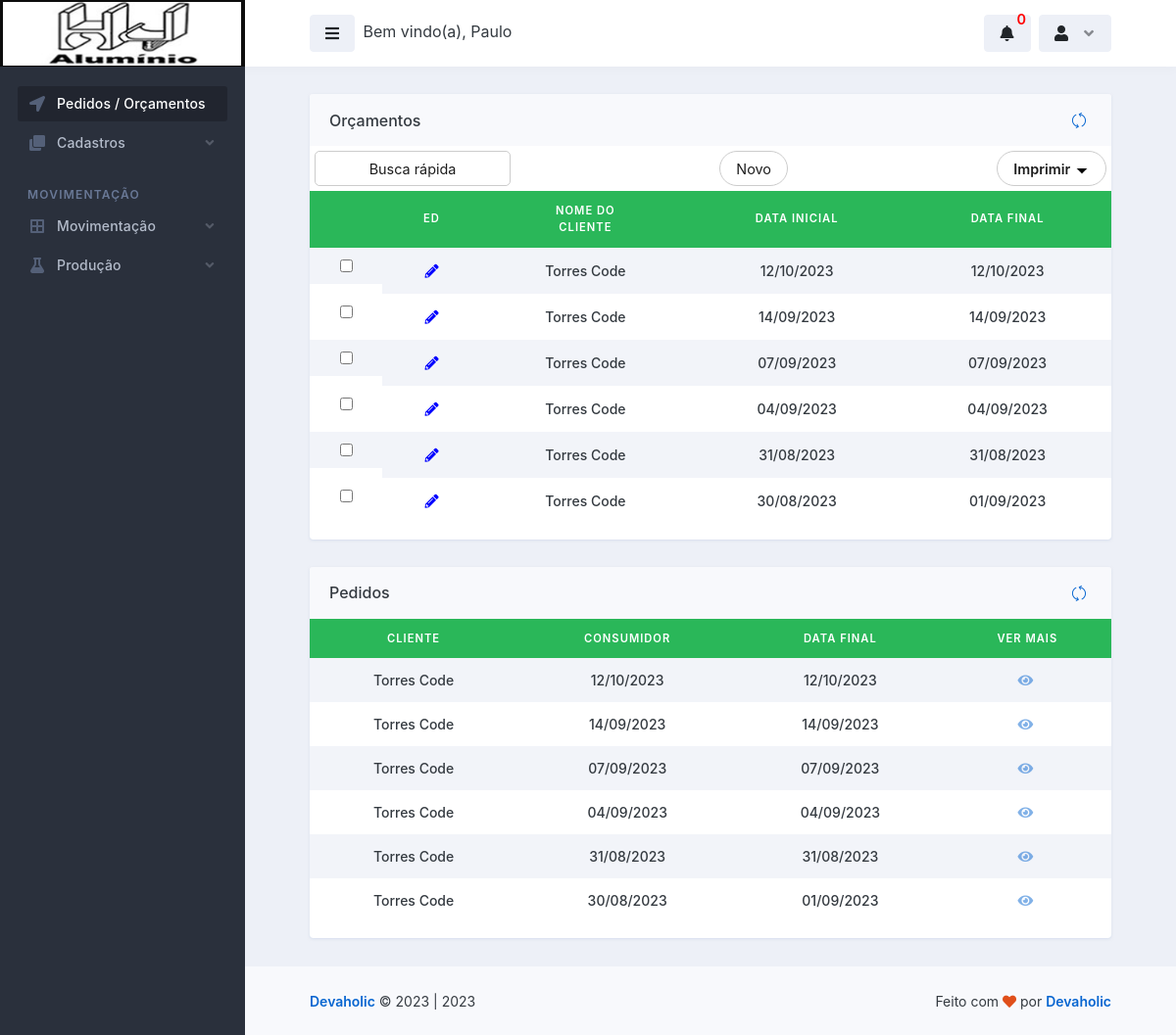
The app's page /dashboard/dashboard.php (signed in) with its own data.
### tables this page shows
CREATE TABLE `logado` (
  `id` int(11) NOT NULL,
  `nome` varchar(50) NOT NULL,
  `email` varchar(100) NOT NULL,
  `senha` varchar(50) NOT NULL,
  `parceiro_colaborador` varchar(100) NOT NULL,
  `cpf` int(100) NOT NULL,
  `rg` int(20) NOT NULL,
  `cep` int(20) NOT NULL,
  `endereco` varchar(100) NOT NULL,
  `telefone` varchar(50) NOT NULL,
  `complemento` varchar(100) NOT NULL,
  `bairro` varchar(100) NOT NULL,
  `cidade` varchar(100) NOT NULL,
  `uf` varchar(20) NOT NULL,
  `nascimento` varchar(100) NOT NULL,
  `nivel` varchar(20) NOT NULL
);

CREATE TABLE `pedidos_dos_clientes` (
  `id` int(11) NOT NULL,
  `nome_cliente` varchar(255) NOT NULL,
  `descricao_pedido` text NOT NULL,
  `data_inicial` varchar(255) NOT NULL,
  `data_final` varchar(255) NOT NULL,
  `garantia` varchar(255) NOT NULL,
  `status` varchar(255) NOT NULL,
  `nome_responsavel` varchar(255) NOT NULL
);

### database.php (called while the page is built, shortened)
<?php
    class database
    {
        public $server = 'localhost';
        public $user = 'root';
        public $pass = '';
        public $bdn = 'maxportas';
        public function __construct()
        {
            try{
            $this->conn = new PDO('mysql:host='.$this->server.'; dbname='.$this->bdn, $this->user, $this->pass);
            } catch(PDOException $e){
                echo "Error $e";
            }
        }
    }
?>

### controllers/controllers_pedidos_dos_clientes.php (called while the page is built, shortened)
<?php
    include "../database.php";
class controllers_pedidos_dos_clientes extends database
{
    public function selecionar_pedidos_dos_clientes()
    {
        $selecionar_pedidos_dos_clientes = $this->conn->prepare("SELECT * FROM pedidos_dos_clientes ORDER BY id DESC");
        $selecionar_pedidos_dos_clientes->execute();
        $resulpedidos_dos_clientes = $selecionar_pedidos_dos_clientes->fetchAll(PDO::FETCH_ASSOC);
        return $resulpedidos_dos_clientes;
    }
}
?>

### dashboard/dashboard.php (the view, shortened to what this page needs)
<!doctype html>
<html lang="en">
  <head>
    <link rel="stylesheet" id="css-main" href="../assets/css/dashmix.min.css">
  </head>
  <body>
    <div id="page-container" class="sidebar-o sidebar-dark enable-page-overlay side-scroll page-header-fixed main-content-narrow">
      <?php require_once "../template/sidebar.php" ?>
      <?php require_once "../template/header.php" ?>
      <main id="main-container">
        <div class="content">
          <div class="row">
            <div class="col-md-12">
              <div class="block block-rounded block-mode-loading-refresh">
                <div class="block-header block-header-default">
                  <h3 class="block-title">
                    Orçamentos
                  </h3>
                  <div class="block-options">
                    <button type="button" class="btn-block-option" data-toggle="block-option" data-action="state_toggle" data-action-mode="demo">
                      <i class="si si-refresh"></i>
                    </button>
                  </div>
                </div>
                <div class="table-responsive">
                  <div style="margin: 5px; display: flex; justify-content: space-between;">
                    <button style="border-radius: 5px; border: 1px solid #ccc; background-color: transparent; width: 200px; padding: 5px 16px;"><a href="ordem_producao.php" style="color: #1d1d1d; font-size: 0.9em;">Busca rápida</a></button>
                    <button style="border-radius: 20px; border: 1px solid #ccc; background-color: transparent; padding: 5px 16px;"><a href="ordem_producao.php" style="color: #1d1d1d; font-size: 0.9em;">Novo</a></button>
                    <div>
                        <form action="pdf_dashboard.php" method="post">
                            <div class="btn-group">
                                <button type="button" class="btn btn-secondary dropdown-toggle" data-bs-toggle="dropdown" aria-expanded="false" style="border-radius: 20px; border: 1px solid #ccc; background-color: transparent; padding: 5px 0 5px 16px;">
                                <a style="color: #1d1d1d; font-size: 0.9em;"  style="text-decoration: none;"  href="#" role="button" aria-expanded="false">Imprimir <img src="../assets/img/icons8-ordem-descendente-24.png" width="16px" alt=""></a>
                                </button>
                            </div>
                        </form>
                    </div>
                  </div>
                  <table class="table table-striped table-hover table-borderless table-vcenter fs-sm">
                    <thead style="text-align: center; font-size: 0.8em; background-color: #2ab759; color: #fff;">
                      <tr class="text-uppercase">
                        <th></th>
                        <th>Ed</th>
                        <th>Nome do <br> Cliente</th>
                        <th>Data Inicial</th>
                        <th>Data Final</th>
                      </tr>
                    </thead>
                    <tbody>
                      <?php
                        require_once "../controllers/controllers_pedidos_dos_clientes.php";
                        $pedidos_dos_clientes = new controllers_pedidos_dos_clientes();
                        $result_pedidos = $pedidos_dos_clientes->selecionar_pedidos_dos_clientes();
                        if(count($result_pedidos) > 0)
                        {
                          foreach($result_pedidos as $row_pedidos){
                      ?>
                      <tr>
                        <td style="display: flex; justify-content: center; align-items: center;">
                              <?php
                              echo '<input type="checkbox" id="habilitarEnvio_' . $row_pedidos['id'] . '" onchange="atualizarCheckboxes(' . $row_pedidos['id'] . ', this)"> ';
                              ?>
                        </td>
                        <td class="text-center d-xl-table-cell" style="color: blue;">
                          <form action="gestao_pedidos.php" method="post">
                            <button type="submit" style="cursor: pointer; border: none; background-color: transparent;">
                              <i class="fa fa-pencil-alt" style="color: blue;"></i>
                            </button>
                          </form>
                        </td>
                        <td class="text-center text-end fw-medium">
                          <?= $row_pedidos['nome_cliente']; ?>
                        </td>
                        <td class="text-center text-end fw-medium">
                          <?= $row_pedidos['data_inicial']; ?>
                        </td>
                        <td class="text-center text-end fw-medium">
                          <?= $row_pedidos['data_final']; ?>
                        </td>
                      </tr>
                      <?php
                        } } else
                        {
                          echo "<h1>Nenhum registo encontrado!</h1>";
                        }
                      ?>
                    </tbody>
                  </table>
                </div>
                </div>
          <div class="row">
            <div class="col-md-12">
              <div class="block block-rounded block-mode-loading-refresh">
                <div class="block-header block-header-default">
                  <h3 class="block-title">
                    Pedidos
                  </h3>
                  <div class="block-options">
                    <button type="button" class="btn-block-option" data-toggle="block-option" data-action="state_toggle" data-action-mode="demo">
                      <i class="si si-refresh"></i>
                    </button>
                  </div>
                </div>
                <div class="table-responsive">
                  <table class="table table-striped table-hover table-borderless table-vcenter fs-sm">
                    <thead style="text-align: center; font-size: 0.8em; background-color: #2ab759; color: #fff;">
                      <tr class="text-uppercase">
                        <th>Cliente</th>
                        <th>Consumidor</th>
                        <th>Data Final</th>
                        <th>Ver Mais</th>
                      </tr>
                    </thead>
                    <tbody>
                      <?php
                        require_once "../controllers/controllers_pedidos_dos_clientes.php";
                        $pedidos_dos_clientes = new controllers_pedidos_dos_clientes();
                        $result_pedidos = $pedidos_dos_clientes->selecionar_pedidos_dos_clientes();
                        if(count($result_pedidos) > 0)
                        {
                          foreach($result_pedidos as $row_pedidos){
                      ?>
                      <tr>
                        <td class="text-center text-end fw-medium">
                          <?= $row_pedidos['nome_cliente']; ?>
                        </td>
                        <td class="text-center text-end fw-medium">
                          <?= $row_pedidos['data_inicial']; ?>
                        </td>
                        <td class="text-center text-end fw-medium">
                          <?= $row_pedidos['data_final']; ?>
                        </td>
                        <td class="text-center text-nowrap fw-medium" style="display: flex; justify-content: center; align-items: center;">
                          <a href="vermais_pedidos.php?view_pedidos=<?php $idCriptografado = base64_encode($row_clientes['id']); echo $idCriptografado; ?>">
                              <i class="fa fa-eye me-1 opacity-50"></i>
                          </a>
                      </td>
                      </tr>
                      <?php
                        } } else
                        {
                          echo "<h1>Nenhum registo encontrado!</h1>";
                        }
                      ?>
                    </tbody>
                  </table>
                </div>
                </div>
              </div>
              </div>
            </div>
          </div>
        </div>
      </main>
      <?php require_once "../template/footer.php"; ?>
    </div>
  </body>
</html>

### template/sidebar.php (shortened to what this page needs)
<nav id="sidebar" aria-label="Main Navigation">
    <div style="background-color: black;">
        <div class="content-header bg-white-5">
        <a class="fw-semibold text-white tracking-wide" href="../dashboard/dashboard.php">
            <span class="smini-hidden">
            <img style="margin-left: -15px; height: 65px; width: 132%;" src="../assets/img/logoHJ-Aluminio-Sidebarr.jpg" alt="logoHJ-Alumínio">
            </span>
        </a>
        </div>
    </div>
    <div class="js-sidebar-scroll">
        <div class="content-side">
        <ul class="nav-main">
            <li class="nav-main-item">
            <a class="nav-main-link active" href="../dashboard/dashboard.php">
                <i class="nav-main-link-icon fa fa-location-arrow"></i>
                <span class="nav-main-link-name">Pedidos / Orçamentos</span>
            </a>
            </li>
            <li class="nav-main-item">
            <a class="nav-main-link nav-main-link-submenu" data-toggle="submenu" aria-haspopup="true" aria-expanded="false" href="#">
                <i class="nav-main-link-icon fa fa-clone"></i>
                <span class="nav-main-link-name">Cadastros</span>
            </a>
            </li>
            <li class="nav-main-heading">Movimentação</li>
            <li class="nav-main-item">
            <a class="nav-main-link nav-main-link-submenu" data-toggle="submenu" aria-haspopup="true" aria-expanded="false" href="#">
                <i class="nav-main-link-icon fa fa-border-all"></i>
                <span class="nav-main-link-name">Movimentação</span>
            </a>
            </li>
            <li class="nav-main-item">
                <a href="#" class="nav-main-link nav-main-link-submenu" data-toggle="submenu" aria-haspopup="true"  aria-expanded="false">
                    <i class="nav-main-link-icon fa fa-flask"></i>
                    <span class="nav-main-link-name">Produção</span>
                </a>
            </li>
        </ul>
        </div>
    </div>
</nav>

### template/header.php (shortened to what this page needs)
<?php
    require_once "../conexao-bd.php";
    $email = $_SESSION['email'];
    $selecinarUserLogado = $conn->prepare("SELECT * FROM logado WHERE email = :email");
    $selecinarUserLogado->bindValue(':email', $email);
    $selecinarUserLogado->execute();
    $row = $selecinarUserLogado->fetch(PDO::FETCH_ASSOC);
?>
<header id="page-header">
    <div class="content-header">
    <div class="space-x-1">
        <button type="button" class="btn btn-alt-secondary" data-toggle="layout" data-action="sidebar_toggle">
        <i class="fa fa-fw fa-bars"></i>
        </button>
        <span class="d-sm-inline-block">Bem vindo(a), <?php echo $row['nome']; ?></span>
    </div>
    <div style="display: flex; justify-content: space-between;">
            <div class="dropdown d-inline-block">
              <button type="button" class="btn btn-alt-secondary" id="page-header-notifications-dropdown" data-bs-toggle="dropdown" aria-haspopup="true" aria-expanded="false">
              <?php
                    $host = "localhost";
                    $user = "root";
                    $password = "";
                    $bd_name = "maxportas";
                    try
                    {
                        $conn = new PDO("mysql:host=$host;dbname=" . $bd_name, $user, $password);
                    }
                    catch(PDOException $error)
                    {
                        die("Erro: Conexão com banco de dados não foi realizada com sucesso. Erro gerado: " . $error->getMessage());
                    }
                    $result_produtos = $conn->prepare("SELECT quantidade_stock FROM produtos WHERE quantidade_stock <= 5");
                    $result_produtos->execute();
                    $row_prod = $result_produtos->fetchAll(PDO::FETCH_ASSOC); ?>
                    <span style="color: #f00; font-size: 0.9em; position: relative; margin-top: -13px; margin-right: -8px !important; float: right;"><?php echo count($row_prod); ?></span>
                <i class="fa fa-fw fa-bell"></i>
              </button>
            </div>
        <div class="space-x-1 ms-1">
            <div class="dropdown d-inline-block">
            <button type="button" class="btn btn-alt-secondary" id="page-header-user-dropdown" data-bs-toggle="dropdown" aria-haspopup="true" aria-expanded="false">
                <i class="fa fa-fw fa-user"></i>
                <i class="fa fa-fw fa-angle-down opacity-50 ms-1 d-none d-sm-inline-block"></i>
            </button>
            </div>
        </div>
    </div>
    </div>
</header>

### template/footer.php (shortened to what this page needs)
<footer id="page-footer" class="bg-body-light">
    <div class="content py-0">
        <div class="row fs-sm">
        <div class="col-sm-6 order-sm-2 mb-1 mb-sm-0 text-center text-sm-end">
            Feito com <i class="fa fa-heart text-danger"></i> por <a class="fw-semibold" href="http://devaholic.ao/" target="_blank">Devaholic</a>
        </div>
        <div class="col-sm-6 order-sm-1 text-center text-sm-start">
            <a class="fw-semibold" href="https://devaholic.ao" target="_blank">Devaholic</a> &copy; <span>2023 | <?php echo Date('Y'); ?></span>
        </div>
        </div>
    </div>
</footer>

### records on screen
logado: nome "Paulo"
pedidos_dos_clientes: nome_cliente "Torres Code", data_inicial "12/10/2023", data_final "12/10/2023"
pedidos_dos_clientes: nome_cliente "Torres Code", data_inicial "14/09/2023", data_final "14/09/2023"
pedidos_dos_clientes: nome_cliente "Torres Code", data_inicial "07/09/2023", data_final "07/09/2023"
pedidos_dos_clientes: nome_cliente "Torres Code", data_inicial "04/09/2023", data_final "04/09/2023"
pedidos_dos_clientes: nome_cliente "Torres Code", data_inicial "31/08/2023", data_final "31/08/2023"
pedidos_dos_clientes: nome_cliente "Torres Code", data_inicial "30/08/2023", data_final "01/09/2023"

### other values on screen
count($row_prod) "0"
Date('Y') "2023"
